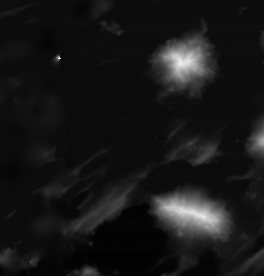
%> input picture Matlab/PlanningExample/SA_APF/ocean1.tif, 264 x 276 px
$ octave figlamb.m   (GNU Octave 9; MATLAB toolbox functions it lacks are replaced by stand-ins)
%> lines starting %> are read from the running program, lines starting %| are printed output that depends on the picture
%% 矢量绘制
% 加载图像数据
global data;
data = imread('ocean1.tif'); % 确保路径正确
%> data is the input picture: size 276x264 int32; min -4529, max -307, mean -4145.5
global X;
global Y;
[X, Y] = meshgrid(1:size(data, 2), 1:size(data, 1));

color_data = data;
color_map = jet;

% 创建3D地形图
figure;
surf(X, Y, double(data), color_data, 'EdgeColor', 'none');
xlabel('X');
ylabel('Y');
zlabel('Elevation');
title('3D Ocean Elevation Map with Vortex Vector Field');
colormap(color_map);
colorbar;
hold on;

% 定义多个涡流中心坐标
lamb_pos = [100, 65; 90,200; 200, 180; 140, 120; 235, 235];

% 定义涡流参数
B = 1000;
r = 10;

% 创建覆盖整个环境的稀疏网格
[Xv, Yv] = meshgrid(1:5:size(data, 2), 1:5:size(data, 1)); % 稀疏化网格

% 初始化合成矢量场
uc_total = zeros(size(Xv));
vc_total = zeros(size(Xv));

% 计算并叠加多个涡流的矢量场
for i = 1:size(lamb_pos, 1)
    x0 = lamb_pos(i, 1);
    y0 = lamb_pos(i, 2);

    % 计算矢量场网格的距离矩阵
    Rv = sqrt((Xv - x0).^2 + (Yv - y0).^2);

    % 避免除以零，设置最小距离
    Rv(Rv == 0) = eps;

    % 计算涡流速度分量
uc = (-B * (Yv - y0) ./ (2 * pi * (Rv).^2)) .* (1 - exp(-((Rv).^2 / r^2)));
vc = (B * (Xv - x0) ./ (2 * pi * (Rv).^2)) .* (1 - exp(-((Rv).^2 / r^2)));

    % 累加矢量场
    uc_total = uc_total + uc;
    vc_total = vc_total + vc;
end
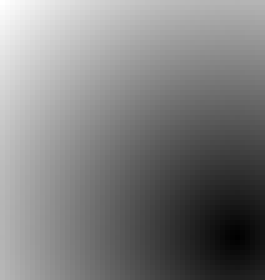
%> Rv: size 56x53 double (shown 5 times larger); min 1.41, max 330.9, mean 164.8; drawn with min black and max white
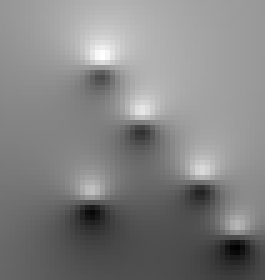
%> uc_total: size 56x53 double (shown 5 times larger); min -13.65, max 14.04, mean 0.577; drawn with min black and max white
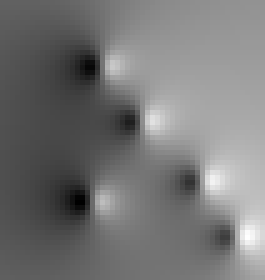
%> vc_total: size 56x53 double (shown 5 times larger); min -13.15, max 13.62, mean -0.731; drawn with min black and max white

% 计算速度大小
speed = sqrt(uc_total.^2 + vc_total.^2);

% 获取颜色映射
cmap = colormap(jet);
n_colors = size(cmap, 1);

% 归一化速度值到颜色索引
speed_normalized = (speed - min(speed(:))) / (max(speed(:)) - min(speed(:)));
color_indices = round(speed_normalized * (n_colors - 1)) + 1;

% 绘制覆盖整个环境的合成涡流矢量场（俯视图）
figure;
imagesc(color_data); % 显示彩色图像数据作为背景
colormap(color_map); % 使用jet颜色映射
colorbar;
hold on;

% 绘制矢量并根据速度大小映射颜色
%> (the run ends here)
